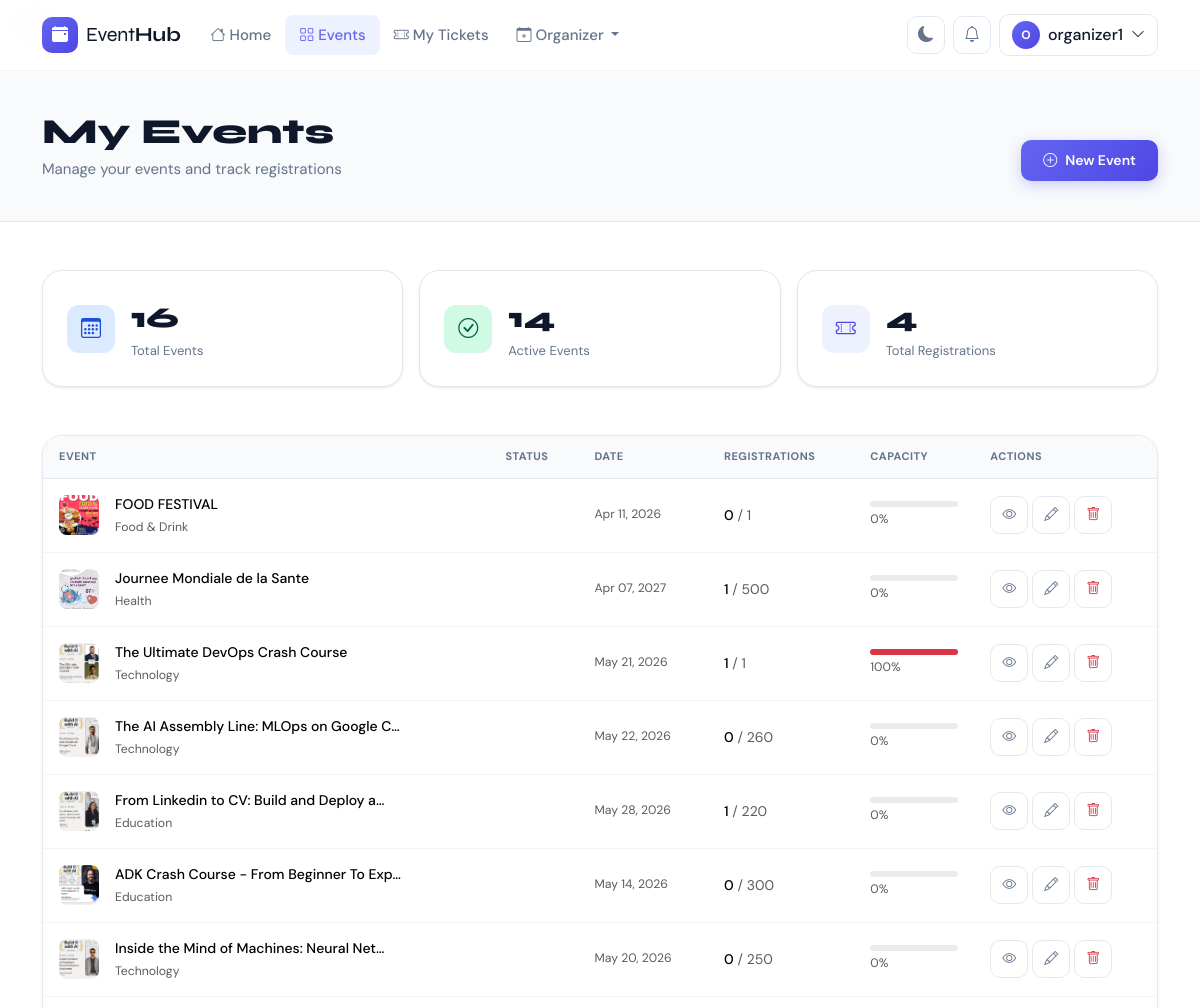
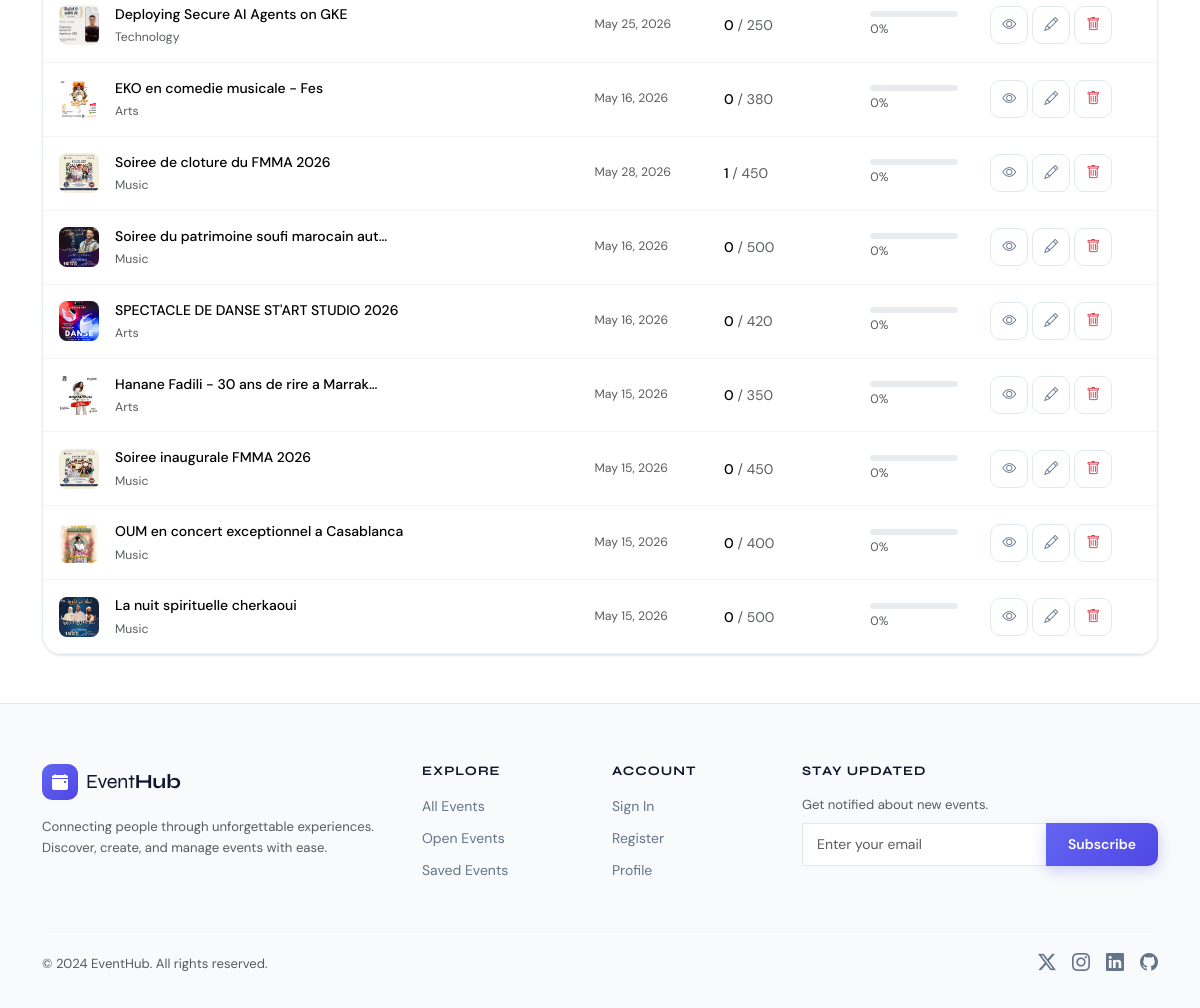
The page /events/my-events/ (signed in) on the database its author committed (2 pictures, top to bottom).
### accounts/models.py (models this page shows, shortened)
class CustomUser(AbstractUser):
    ROLE_CHOICES = [
        ('participant', 'Participant'),
        ('organizer', 'Organizer'),
    ]
    role = models.CharField(max_length=20, choices=ROLE_CHOICES, default='participant')
    photo = models.ImageField(upload_to='profiles/', blank=True, null=True)
    phone = models.CharField(max_length=20, blank=True)
    bio = models.TextField(blank=True)
    bookmarks = models.ManyToManyField(
        'events.Event', blank=True, related_name='bookmarked_by'
    )
    class Meta:
        verbose_name = 'User'
        verbose_name_plural = 'Users'
    @property
    def is_organizer(self):
        return self.role == 'organizer'

### events/models.py (models this page shows, shortened)
class Event(models.Model):
    STATUS_CHOICES = [
        ('draft', 'Draft'),
        ('open', 'Open'),
        ('full', 'Full'),
        ('closed', 'Closed'),
    ]
    title = models.CharField(max_length=200)
    description = models.TextField()
    event_date = models.DateTimeField()
    location = models.CharField(max_length=300)
    capacity_max = models.PositiveIntegerField(default=100)
    price = models.DecimalField(max_digits=10, decimal_places=2, default=0.00)
    status = models.CharField(max_length=10, choices=STATUS_CHOICES, default='draft')
    image = models.ImageField(upload_to='events/', blank=True, null=True)
    organizer = models.ForeignKey(
        settings.AUTH_USER_MODEL, on_delete=models.CASCADE, related_name='organized_events'
    )
    category = models.ForeignKey(
        Category, on_delete=models.SET_NULL, null=True, blank=True, related_name='events'
    )
    created_at = models.DateTimeField(auto_now_add=True)
    updated_at = models.DateTimeField(auto_now=True)
    is_featured = models.BooleanField(default=False)
    views_count = models.PositiveIntegerField(default=0)
    class Meta:
        ordering = ['-created_at']
    def get_absolute_url(self):
        return reverse('event_detail', kwargs={'pk': self.pk})
    @property
    def confirmed_registrations_count(self):
        return self.registrations.filter(status='confirmed').count()
    @property
    def capacity_percentage(self):
        if self.capacity_max == 0:
            return 100
        return min(100, int((self.confirmed_registrations_count / self.capacity_max) * 100))

class Category(models.Model):
    name = models.CharField(max_length=100, unique=True)
    color = models.CharField(max_length=7, default='#6366f1')  # hex color
    icon = models.CharField(max_length=50, default='bi-tag')   # Bootstrap Icons class
    class Meta:
        verbose_name_plural = 'Categories'
        ordering = ['name']

### events/views.py (the view)
# urls.py: path('my-events/', views.MyEventsView.as_view(), name='my_events'),
@method_decorator(login_required, name='dispatch')
class MyEventsView(View):
    def get(self, request):
        events = Event.objects.filter(
            organizer=request.user
        ).annotate(
            reg_count=Count('registrations', filter=Q(registrations__status='confirmed'))
        ).order_by('-created_at')
        context = {
            'events': events,
            'total_events': events.count(),
            'open_events': events.filter(status='open').count(),
            'total_registrations': sum(e.reg_count for e in events),
        }
        return render(request, 'events/my_events.html', context)

### accounts/context_processors.py (called while the page is built)
def notifications_processor(request):
    if request.user.is_authenticated:
        unread_count = request.user.notifications.filter(read=False).count()
        notifications = request.user.notifications.filter(read=False)[:5]
        return {
            'unread_notifications_count': unread_count,
            'recent_notifications': notifications,
        }
    return {}

### events/context_processors.py (called while the page is built)
def categories_processor(request):
    if request.path.startswith('/admin/'):
        return {}
    return {
        'all_categories': Category.objects.all()
    }

### templates/events/my_events.html (shortened to what this page needs)
{% extends 'base.html' %}
{% block content %}
<div class="page-header-simple">
  <div class="container d-flex justify-content-between align-items-end flex-wrap gap-3">
    <div>
      <h1 class="page-title">My Events</h1>
      <p class="page-subtitle">Manage your events and track registrations</p>
    </div>
    <a href="{% url 'create_event' %}" class="btn btn-primary-custom">
      <i class="bi bi-plus-circle me-2"></i>New Event
    </a>
  </div>
</div>
<div class="container py-5">
  <div class="row g-3 mb-5">
    <div class="col-md-4">
      <div class="stat-card card-modern p-4">
        <div class="d-flex align-items-center gap-3">
          <div class="stat-icon stat-icon-blue"><i class="bi bi-calendar3"></i></div>
          <div>
            <div class="stat-num">{{ total_events }}</div>
            <div class="stat-label">Total Events</div>
          </div>
        </div>
      </div>
    </div>
    <div class="col-md-4">
      <div class="stat-card card-modern p-4">
        <div class="d-flex align-items-center gap-3">
          <div class="stat-icon stat-icon-green"><i class="bi bi-check-circle"></i></div>
          <div>
            <div class="stat-num">{{ open_events }}</div>
            <div class="stat-label">Active Events</div>
          </div>
        </div>
      </div>
    </div>
    <div class="col-md-4">
      <div class="stat-card card-modern p-4">
        <div class="d-flex align-items-center gap-3">
          <div class="stat-icon stat-icon-purple"><i class="bi bi-ticket-perforated"></i></div>
          <div>
            <div class="stat-num">{{ total_registrations }}</div>
            <div class="stat-label">Total Registrations</div>
          </div>
        </div>
      </div>
    </div>
  </div>
  {% if events %}
  <div class="card-modern overflow-hidden">
    <div class="table-responsive">
      <table class="table table-modern mb-0">
        <thead>
          <tr>
            <th>Event</th>
            <th>Status</th>
            <th>Date</th>
            <th>Registrations</th>
            <th>Capacity</th>
            <th>Actions</th>
          </tr>
        </thead>
        <tbody>
          {% for event in events %}
          <tr>
            <td>
              <div class="d-flex align-items-center gap-3">
                {% if event.image %}
                <img src="{{ event.image.url }}" class="table-event-thumb" alt="{{ event.title }}" />
                {% else %}
                <div class="table-event-thumb-placeholder" style="background: {{ event.category.color|default:'#6366f1' }}18">
                  <i class="bi {{ event.category.icon|default:'bi-calendar-event' }}" style="color: {{ event.category.color|default:'#6366f1' }}"></i>
                </div>
                {% endif %}
                <div>
                  <div class="fw-500">{{ event.title|truncatechars:40 }}</div>
                  <small class="text-muted">{{ event.category.name|default:"Uncategorized" }}</small>
                </div>
              </div>
            </td>
            <td><span class="event-status-badge status-{{ event.status }}">{{ event.get_status_display }}</span></td>
            <td class="text-muted small">{{ event.event_date|date:"M d, Y" }}</td>
            <td>
              <span class="fw-500">{{ event.reg_count }}</span>
              <span class="text-muted">/ {{ event.capacity_max }}</span>
            </td>
            <td style="width:120px">
              <div class="progress" style="height:6px">
                <div class="progress-bar {% if event.capacity_percentage >= 90 %}bg-danger{% elif event.capacity_percentage >= 70 %}bg-warning{% else %}bg-success{% endif %}"
                     style="width: {{ event.capacity_percentage }}%"></div>
              </div>
              <small class="text-muted">{{ event.capacity_percentage }}%</small>
            </td>
            <td>
              <div class="d-flex gap-1">
                <a href="{{ event.get_absolute_url }}" class="btn btn-icon btn-sm" title="View"><i class="bi bi-eye"></i></a>
                <a href="{% url 'edit_event' pk=event.pk %}" class="btn btn-icon btn-sm" title="Edit"><i class="bi bi-pencil"></i></a>
                <form method="post" action="{% url 'delete_event' pk=event.pk %}" class="d-inline">
                  <button type="button" class="btn btn-icon btn-sm text-danger" title="Delete"
                          onclick="if(confirm('Delete {{ event.title }}? This is permanent.')) this.form.submit()">
                    <i class="bi bi-trash"></i>
                  </button>
                </form>
              </div>
            </td>
          </tr>
          {% endfor %}
        </tbody>
      </table>
    </div>
  </div>
  {% endif %}
</div>
{% endblock %}

### templates/base.html (shortened to what this page needs)
<!DOCTYPE html>
<html lang="en" data-theme="light">
<head>
  <link href="https://cdn.jsdelivr.net/npm/bootstrap@5.3.2/dist/css/bootstrap.min.css" rel="stylesheet" />
  <link href="https://cdn.jsdelivr.net/npm/bootstrap-icons@1.11.3/font/bootstrap-icons.css" rel="stylesheet" />
  <link rel="stylesheet" href="/static/css/main.css" />
</head>
<body>
<nav class="navbar navbar-expand-lg sticky-top" id="mainNav">
  <div class="container">
    <a class="navbar-brand d-flex align-items-center gap-2" href="/">
      <span class="brand-icon"><i class="bi bi-calendar-event-fill"></i></span>
      <span class="brand-text">Event<strong>Hub</strong></span>
    </a>
    <div class="collapse navbar-collapse" id="navbarMain">
      <ul class="navbar-nav me-auto">
        <li class="nav-item">
          <a class="nav-link {% if request.resolver_match.url_name == 'home' %}active{% endif %}" href="/">
            <i class="bi bi-house me-1"></i>Home
          </a>
        </li>
        <li class="nav-item">
          <a class="nav-link {% if 'event' in request.resolver_match.url_name %}active{% endif %}" href="{% url 'event_list' %}">
            <i class="bi bi-grid me-1"></i>Events
          </a>
        </li>
        {% if user.is_authenticated %}
        <li class="nav-item">
          <a class="nav-link " href="{% url 'my_registrations' %}">
            <i class="bi bi-ticket-perforated me-1"></i>My Tickets
          </a>
        </li>
        {% endif %}
        {% if user.is_authenticated and user.is_organizer %}
        <li class="nav-item dropdown">
          <a class="nav-link dropdown-toggle" href="#" data-bs-toggle="dropdown">
            <i class="bi bi-calendar-plus me-1"></i>Organizer
          </a>
        </li>
        {% endif %}
      </ul>
      <div class="navbar-actions d-flex align-items-center gap-2">
        <button class="btn btn-icon" id="themeToggle" title="Toggle dark mode">
          <i class="bi bi-moon-fill" id="themeIcon"></i>
        </button>
        {% if user.is_authenticated %}
        <div class="dropdown">
          <button class="btn btn-icon position-relative" data-bs-toggle="dropdown">
            <i class="bi bi-bell"></i>
          </button>
        </div>
        <div class="dropdown">
          <button class="btn btn-user d-flex align-items-center gap-2" data-bs-toggle="dropdown">
            {% if user.photo %}
            <img src="{{ user.photo.url }}" class="user-avatar" alt="{{ user.username }}" />
            {% else %}
            <div class="user-avatar-initials">{{ user.username|slice:":1"|upper }}</div>
            {% endif %}
            <span class="d-none d-md-inline">{{ user.username }}</span>
            <i class="bi bi-chevron-down small"></i>
          </button>
        </div>
        {% else %}
        <a href="{% url 'login' %}" class="btn btn-ghost">Sign in</a>
        <a href="{% url 'register' %}" class="btn btn-primary-custom">Get Started</a>
        {% endif %}
      </div>
    </div>
  </div>
</nav>
<main>
  {% block content %}{% endblock %}
</main>
<footer class="site-footer">
  <div class="container">
    <div class="row gy-4">
      <div class="col-lg-4">
        <a class="d-flex align-items-center gap-2 text-decoration-none mb-3" href="/">
          <span class="brand-icon"><i class="bi bi-calendar-event-fill"></i></span>
          <span class="brand-text fs-5">Event<strong>Hub</strong></span>
        </a>
        <p class="text-muted small">Connecting people through unforgettable experiences. Discover, create, and manage events with ease.</p>
      </div>
      <div class="col-lg-2 col-6">
        <h6 class="footer-heading">Explore</h6>
        <ul class="footer-links">
          <li><a href="{% url 'event_list' %}">All Events</a></li>
          <li><a href="{% url 'event_list' %}?status=open">Open Events</a></li>
          <li><a href="{% url 'my_bookmarks' %}">Saved Events</a></li>
        </ul>
      </div>
      <div class="col-lg-2 col-6">
        <h6 class="footer-heading">Account</h6>
        <ul class="footer-links">
          <li><a href="{% url 'login' %}">Sign In</a></li>
          <li><a href="{% url 'register' %}">Register</a></li>
          <li><a href="{% url 'profile' %}">Profile</a></li>
        </ul>
      </div>
      <div class="col-lg-4">
        <h6 class="footer-heading">Stay Updated</h6>
        <p class="text-muted small mb-2">Get notified about new events.</p>
        <div class="input-group footer-subscribe">
          <input type="email" class="form-control" placeholder="Enter your email" />
          <button class="btn btn-primary-custom">Subscribe</button>
        </div>
      </div>
    </div>
    <hr class="footer-divider" />
    <div class="d-flex justify-content-between align-items-center flex-wrap gap-2">
      <p class="text-muted small mb-0">© 2024 EventHub. All rights reserved.</p>
      <div class="d-flex gap-3">
        <a href="#" class="social-link"><i class="bi bi-twitter-x"></i></a>
        <a href="#" class="social-link"><i class="bi bi-instagram"></i></a>
        <a href="#" class="social-link"><i class="bi bi-linkedin"></i></a>
        <a href="#" class="social-link"><i class="bi bi-github"></i></a>
      </div>
    </div>
  </div>
</footer>
</body>
</html>

### rows shown on the page
CustomUser: username "O", username "organizer1"
Event: image (picture), title "FOOD FESTIVAL", category.name "Food & Drink", event_date "Apr 11, 2026", reg_count "0", capacity_max "1", capacity_percentage "0"
Event: image (picture), title "Journee Mondiale de la Sante", category.name "Health", event_date "Apr 07, 2027", reg_count "1", capacity_max "500", capacity_percentage "0"
Event: image (picture), title "The Ultimate DevOps Crash Course", category.name "Technology", event_date "May 21, 2026", reg_count "1", capacity_max "1", capacity_percentage "100"
Event: image (picture), title "The AI Assembly Line: MLOps on Google C…", category.name "Technology", event_date "May 22, 2026", reg_count "0", capacity_max "260", capacity_percentage "0"
Event: image (picture), title "From Linkedin to CV: Build and Deploy a…", category.name "Education", event_date "May 28, 2026", reg_count "1", capacity_max "220", capacity_percentage "0"
Event: image (picture), title "ADK Crash Course - From Beginner To Exp…", category.name "Education", event_date "May 14, 2026", reg_count "0", capacity_max "300", capacity_percentage "0"
Event: image (picture), title "Inside the Mind of Machines: Neural Net…", category.name "Technology", event_date "May 20, 2026", reg_count "0", capacity_max "250", capacity_percentage "0"
Event: image (picture), title "Deploying Secure AI Agents on GKE", category.name "Technology", event_date "May 25, 2026", reg_count "0", capacity_max "250", capacity_percentage "0"
Event: image (picture), title "EKO en comedie musicale - Fes", category.name "Arts", event_date "May 16, 2026", reg_count "0", capacity_max "380", capacity_percentage "0"
Event: image (picture), title "Soiree de cloture du FMMA 2026", category.name "Music", event_date "May 28, 2026", reg_count "1", capacity_max "450", capacity_percentage "0"
Event: image (picture), title "Soiree du patrimoine soufi marocain aut…", category.name "Music", event_date "May 16, 2026", reg_count "0", capacity_max "500", capacity_percentage "0"
Event: image (picture), title "SPECTACLE DE DANSE ST'ART STUDIO 2026", category.name "Arts", event_date "May 16, 2026", reg_count "0", capacity_max "420", capacity_percentage "0"
Event: image (picture), title "Hanane Fadili - 30 ans de rire a Marrak…", category.name "Arts", event_date "May 15, 2026", reg_count "0", capacity_max "350", capacity_percentage "0"
Event: image (picture), title "Soiree inaugurale FMMA 2026", category.name "Music", event_date "May 15, 2026", reg_count "0", capacity_max "450", capacity_percentage "0"
Event: image (picture), title "OUM en concert exceptionnel a Casablanca", category.name "Music", event_date "May 15, 2026", reg_count "0", capacity_max "400", capacity_percentage "0"
Event: image (picture), title "La nuit spirituelle cherkaoui", category.name "Music", event_date "May 15, 2026", reg_count "0", capacity_max "500", capacity_percentage "0"

### other values the page prints
{{ total_events }} "16"
{{ open_events }} "14"
{{ total_registrations }} "4"
